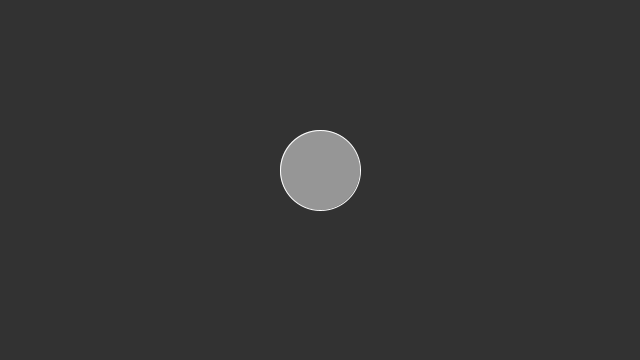
Frame 1 (no input)
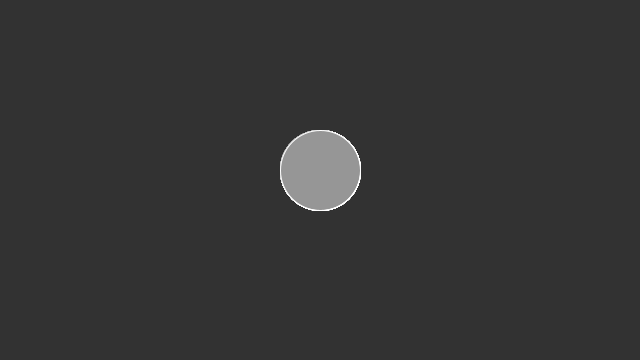
Frame 60 (the mouse pressed at the canvas centre just before this capture)
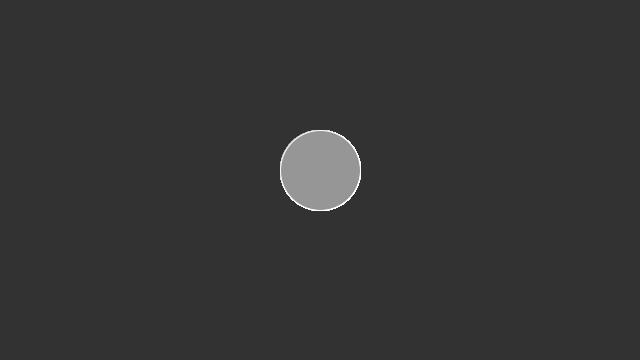
Frame 120 (the mouse held since frame 60 and released just before this capture)

The Processing sketch that drew these frames (run headless with seeded random() and noise(); from frame 60 on, the mouse is pressed at the canvas centre):

// Processing sketch: simple_sketch_flow
// ── simple_sketch_flow.pde

void setup(){
  size(640, 360);
  background(50);

}
void draw(){
  fill(150);
  stroke(255);
  ellipse(320, 170, 80, 80); 
}
